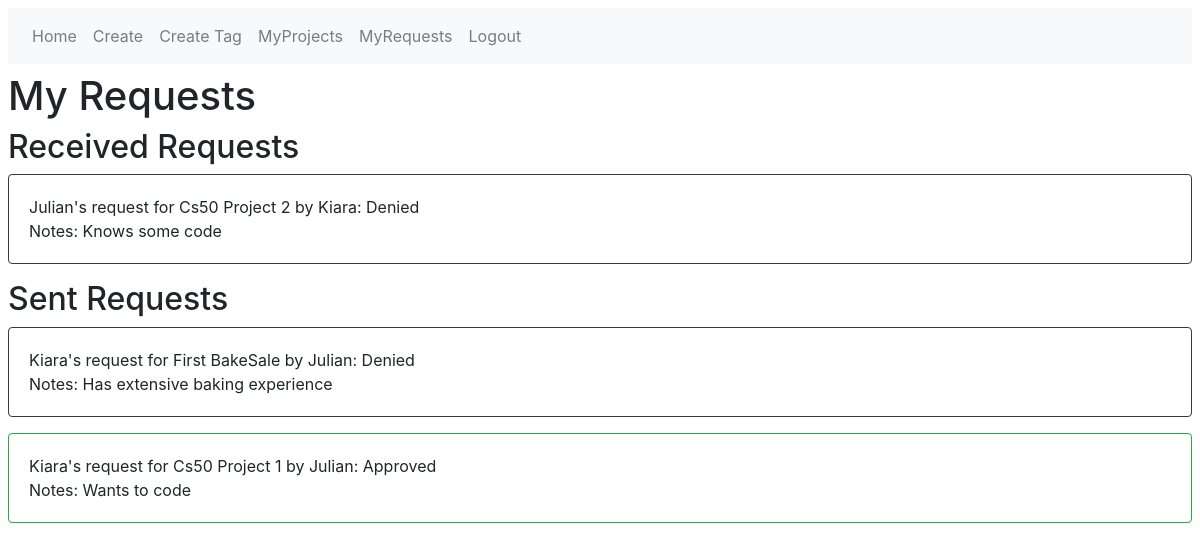
/projects/myrequests/ (signed in), run on an earlier commit of the app's database.
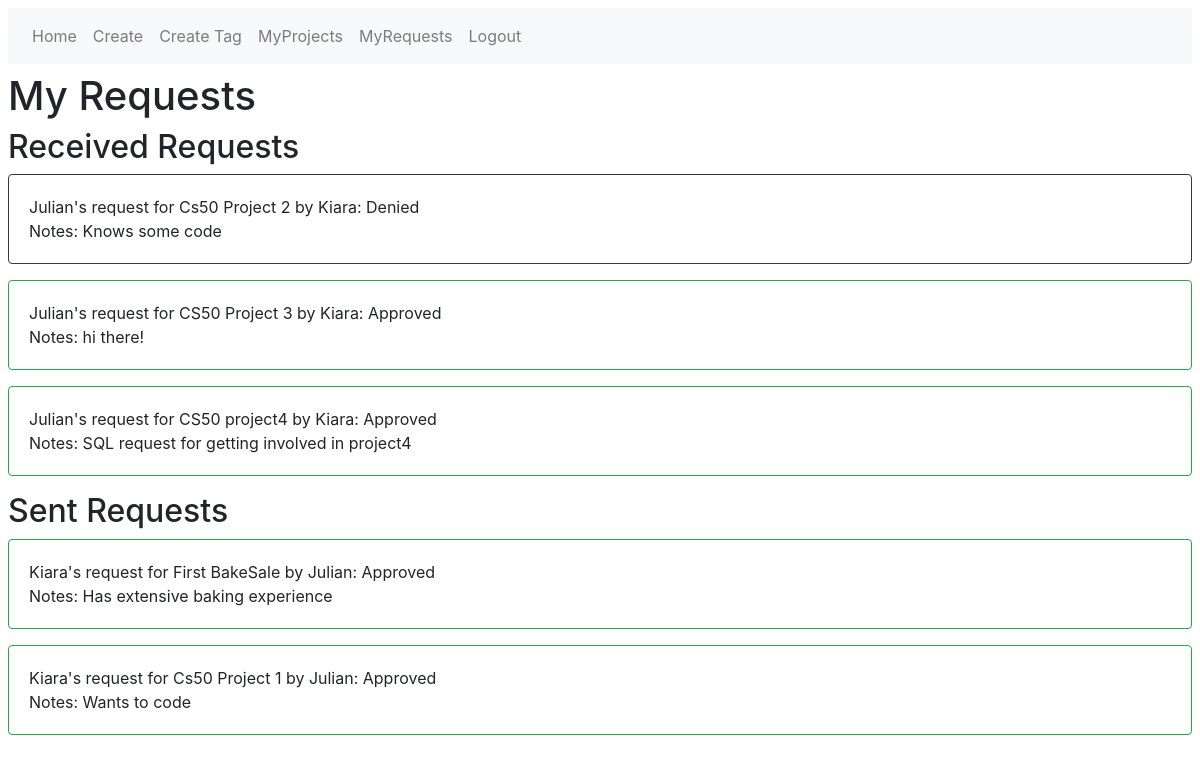
And on a later commit of the database.
### users/models.py (models this page shows)
class Request(models.Model):
    sender = models.ForeignKey(User, on_delete=models.CASCADE, related_name='sender')
    project = models.ForeignKey(Project, on_delete=models.CASCADE, related_name='project')
    status = models.ForeignKey('RequestStatus', on_delete=models.PROTECT)
    note = models.TextField(max_length = 300)
    def __str__(self):
        return f"{self.sender}'s request for {self.project}: {self.status}"

class Project(models.Model):
    name = models.CharField(max_length=64)
    manager = models.ForeignKey(User, on_delete=models.PROTECT, related_name='manager')
    status = models.ForeignKey('Status', on_delete=models.PROTECT,)
    contributors = models.ManyToManyField(User, related_name='contributor', blank=True,)
    description = models.TextField()
    tags = models.ManyToManyField(Tag, blank=True,)
    def __str__(self):
        return f"{self.name} by {self.manager}"

class RequestStatus(models.Model):
    status = models.CharField(max_length=64)
    cardClass = models.ForeignKey('CardClass', on_delete=models.CASCADE)
    def __str__(self):
        return f"{self.status}"

### projects/views.py (the view)
# urls.py: path("myrequests/", views.myrequests_view, name="myrequests"),
def myrequests_view(request):
    user = request.user
    context = {
        "sent_requests": Request.objects.filter(sender=request.user),
        "received_requests": Request.objects.filter(project__manager = user)
    }
    return render(request, "projects/myrequests.html", context)

### projects/templates/projects/myrequests.html (shortened to what this page needs)
{% extends "projects/base.html" %}
{% block body %}
  <h1>My Requests</h1>
  <h2> Received Requests </h2>
    {% for request in received_requests %}
    <div class="{{request.status.cardClass.cardClass}}">
      <div class="card-body">
          {{request}}<br>
          Notes: {{request.note}}
      </div>
    </div>
    {% empty %}
    No Received Requests
    {% endfor %}
  <h2> Sent Requests </h2>
    {% for request in sent_requests %}
    <div class="{{request.status.cardClass.cardClass}}">
      <div class="card-body">
          {{request}}<br>
          Notes:
            {{request.note}}
      </div>
    </div>
    {% empty %}
      No sent requests
    {% endfor %}
{% endblock %}

What changed in the data, as far as the page shows it:
added Request: sender+project+status "Julian's request for CS50 Project 3 by Kiara: Approved", note "hi there!", shown under "Received Requests"
added Request: sender+project+status "Julian's request for CS50 project4 by Kiara: Approved", note "SQL request for getting involved in project4", shown under "Received Requests"
changed Request "Has extensive baking experience": status_id 2 → 1 (drawn); sender+project+status "Kiara's request for First BakeSale by Julian: Denied" → "Kiara's request for First BakeSale by Julian: Approved"
